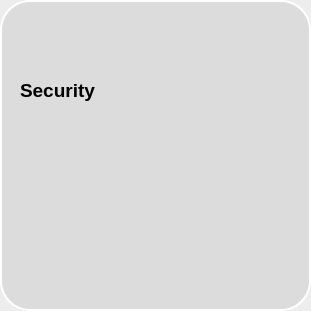
     <widget class="QFrame" name="frame_41">
      <property name="geometry">
       <rect>
        <x>1080</x>
        <y>490</y>
        <width>311</width>
        <height>311</height>
       </rect>
      </property>
      <property name="styleSheet">
       <string notr="true">QFrame{
background-color: qlineargradient(spread:pad, x1:0.98, y1:0.471364, x2:1, y2:0.472, stop:1 rgba(0, 0, 0, 18));
border-style: outset;
border-color:#FFF;
border-width:2px;
border-radius:30px;

}</string>
      </property>
      <property name="frameShape">
       <enum>QFrame::StyledPanel</enum>
      </property>
      <property name="frameShadow">
       <enum>QFrame::Raised</enum>
      </property>
      <widget class="QFrame" name="frame_47">
       <property name="geometry">
        <rect>
         <x>100</x>
         <y>140</y>
         <width>101</width>
         <height>101</height>
        </rect>
       </property>
       <property name="styleSheet">
        <string notr="true">background-image: url(:/newPrefix/icon/icons8-cyber-security-100.png);
border:none;
background-color:none;</string>
       </property>
       <property name="frameShape">
        <enum>QFrame::StyledPanel</enum>
       </property>
       <property name="frameShadow">
        <enum>QFrame::Raised</enum>
       </property>
      </widget>
      <widget class="QLabel" name="label_28">
       <property name="geometry">
        <rect>
         <x>20</x>
         <y>70</y>
         <width>241</width>
         <height>41</height>
        </rect>
       </property>
       <property name="font">
        <font>
         <family>Segoe UI Historic</family>
         <pointsize>14</pointsize>
         <weight>99</weight>
         <italic>false</italic>
         <bold>true</bold>
        </font>
       </property>
       <property name="styleSheet">
        <string notr="true">background-color:none;
font: 75 14pt &quot;Segoe UI Historic&quot;;
border:none;
font-weight:800;
color: rgb(0, 0, 0);
</string>
       </property>
       <property name="text">
        <string>Security</string>
       </property>
      </widget>
      <widget class="QFrame" name="frame_48">
       <property name="geometry">
        <rect>
         <x>20</x>
         <y>20</y>
         <width>51</width>
         <height>51</height>
        </rect>
       </property>
       <property name="styleSheet">
        <string notr="true">background-image: url(:/newPrefix/icon/icons8-secure-50.png);
border:none;
background-color:none;</string>
       </property>
       <property name="frameShape">
        <enum>QFrame::StyledPanel</enum>
       </property>
       <property name="frameShadow">
        <enum>QFrame::Raised</enum>
       </property>
      </widget>
     </widget>
